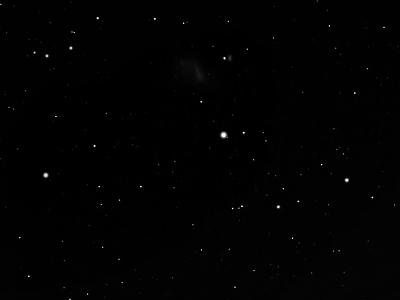
#> input picture conv-net_initial-results/raw_train/dataset/train/0/0.jpg, 400 x 300 px
$ python data_preprocessing.py
#> lines starting #> are read from the running program, lines starting #| are printed output that depends on the picture; after the words box and inside, x2 and y2 are one past the last pixel; in counts of white or black regions, pixels touching at a corner belong together
#Importing the necessary libraries
import cv2
import numpy as np
import os
import matplotlib.pyplot as plt
import imutils

def displayImg(img,cmap=None):
    fig = plt.figure(figsize=(12,10))
    ax = fig.add_subplot(111)
    ax.imshow(img,cmap)
    plt.show()


#Putting the image into a list
images = []
for index in range(8):
    path = 'dataset/train/'+str(index)+'/'
    img = cv2.imread(path+'0.jpg')
#> img is the input picture: shape (300, 400, 3); min 0, max 255, mean 1.8
    img = cv2.cvtColor(img,cv2.COLOR_BGR2GRAY)
#> img: shape (300, 400)
    images.append(img)
    displayImg(img,cmap='gray')
#> pass 2 of the loop `for index in range(8):`:
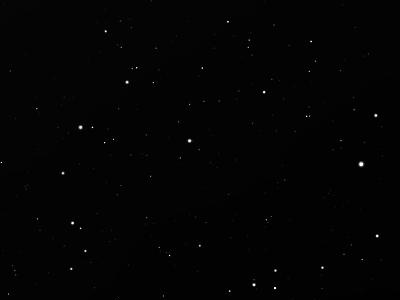
#> input picture conv-net_initial-results/raw_train/dataset/train/1/0.jpg, 400 x 300 px
#> img is the input picture: shape (300, 400, 3); min 0, max 255, mean 3.3
#> img: shape (300, 400)
#> pass 3 of the loop `for index in range(8):`:
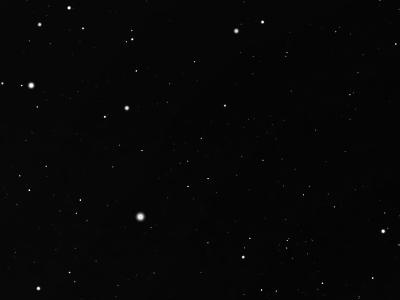
#> input picture conv-net_initial-results/raw_train/dataset/train/2/0.jpg, 400 x 300 px
#> img is the input picture: shape (300, 400, 3); min 0, max 255, mean 6.5
#> img: shape (300, 400)
#> the loop made 8 passes; the first 3 are shown

#Rotation variance
for index,image in enumerate(images):
    count=0
    path = 'dataset/train/'+str(index)+'/'
    for angle in np.arange(0,360,3):
        count+=1
        rotated = imutils.rotate_bound(image,angle)
        cv2.imwrite(path+str(count)+'.jpg',rotated)
#> this loop made 8 passes
#> pass 1, `cv2.imwrite(path+str(count)+'.jpg',rotated)`:
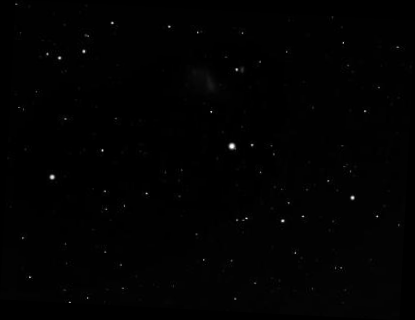
#> saved as 2.jpg: shape (320, 415); min 0, max 252, mean 1.6
#> pass 1, `cv2.imwrite(path+str(count)+'.jpg',rotated)`:
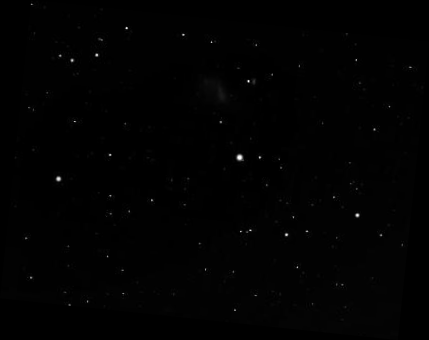
#> saved as 3.jpg: shape (340, 429); min 0, max 255, mean 1.4
#> pass 1, `cv2.imwrite(path+str(count)+'.jpg',rotated)`:
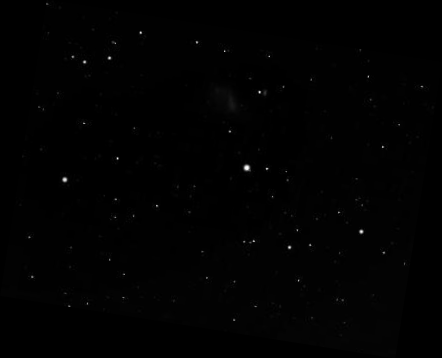
#> saved as 4.jpg: shape (358, 442); min 0, max 255, mean 1.3
#> pass 1, `cv2.imwrite(path+str(count)+'.jpg',rotated)`:
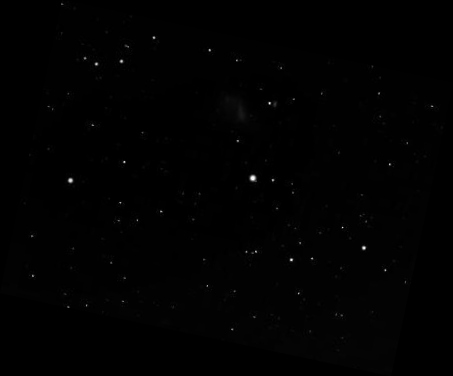
#> saved as 5.jpg: shape (376, 453); min 0, max 253, mean 1.2

path = 'dataset/train/'
#Noise variance
for folder in os.listdir(path):
    count=120
    for filename in os.listdir(path+folder+'/'):
        img = cv2.imread(path+folder+'/'+filename)
        img_gray = cv2.cvtColor(img,cv2.COLOR_BGR2GRAY)
        row,col = img_gray.shape
#> row = 300; col = 400
        for max_noise_step in range(1,4):
            max_noise = 50*max_noise_step
            noise = np.random.randint(0,max_noise,size=(row,col)).astype('uint8')
            for addweighted_step in range(0,5):
                count+=1
                minus_weighted = addweighted_step*0.1
                dst = cv2.addWeighted(img_gray,0.9-minus_weighted,noise,0.1+minus_weighted,0)
                cv2.imwrite(path+folder+'/'+str(count)+'.jpg',dst)
#> pass 2 of the loop `for folder in os.listdir(path):`:
#> pass 3 of the loop `for folder in os.listdir(path):`:
#> the loop made 5 passes; the first 3 are shown

#Threshold variation
for folder in os.listdir(path):
    count=1935
#> count = 1935
    for i in range(121):
        img = cv2.imread(path+folder+'/'+str(i)+'.jpg')
        gray_img = cv2.cvtColor(img,cv2.COLOR_BGR2GRAY)
        for i in range(5):
            thresh_value = i*20
            ret1, th1 = cv2.threshold(gray_img,100+thresh_value,255,cv2.THRESH_BINARY)
            count+=1
            cv2.imwrite(path+folder+'/'+str(count)+'.jpg',th1)
            ret2, th2 = cv2.threshold(gray_img,100+thresh_value,255,cv2.THRESH_OTSU)
            count+=1
            cv2.imwrite(path+folder+'/'+str(count)+'.jpg',th2)
#> this loop made 5 passes
#> pass 1, `ret1, th1 = cv2.threshold(gray_img,100+thresh_value,255,cv2.THRESH_BIN..`:
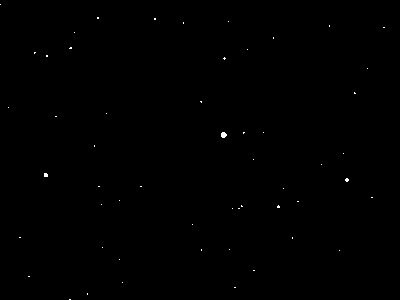
#> th1: shape (300, 400); 0.13% white in thin lines or dots
#> pass 2 of the loop `for folder in os.listdir(path):`:
#> the loop `for i in range(5):` made 5 passes
#> pass 1, `ret1, th1 = cv2.threshold(gray_img,100+thresh_value,255,cv2.THRESH_BIN..`:
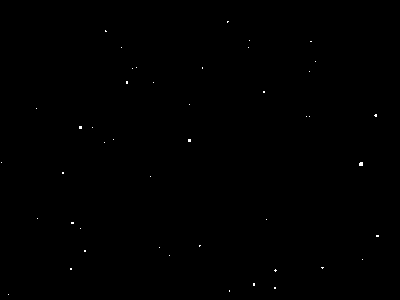
#> th1: shape (300, 400); 0.11% white in thin lines or dots, all inside (x1, y1, x2, y2) = (1, 21, 379, 295)
#> pass 3 of the loop `for folder in os.listdir(path):`:
#> the loop `for i in range(5):` made 5 passes
#> pass 1, `ret1, th1 = cv2.threshold(gray_img,100+thresh_value,255,cv2.THRESH_BIN..`:
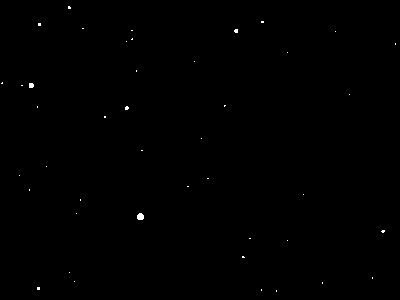
#> th1: shape (300, 400); 0.16% white in thin lines or dots
#> the loop made 5 passes; the first 3 are shown

#Filter variation (Blur and sharpen)
for folder in os.listdir(path):
    count=3145
#> count = 3145
    for i in range(121):
        img = cv2.imread(path+folder+'/'+str(i)+'.jpg')
        gray_img = cv2.cvtColor(img,cv2.COLOR_BGR2GRAY)
        for i in range(2,10,2):
            ksize=(i,i)
            blurredimg = cv2.blur(gray_img,ksize)
            count+=1
            cv2.imwrite(path+folder+'/'+str(count)+'.jpg',blurredimg)
        for i in range(9,12,1):
            kernel = np.array([[-1,-1,-1], [-1,i,-1], [-1,-1,-1]])
            sharpen = cv2.filter2D(gray_img,-1,kernel)
            count+=1
            cv2.imwrite(path+folder+'/'+str(count)+'.jpg',sharpen)
#> this loop made 3 passes
#> pass 2, `sharpen = cv2.filter2D(gray_img,-1,kernel)`:
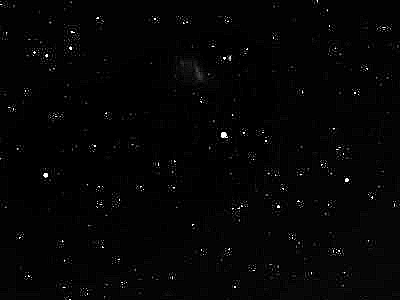
#> sharpen: shape (300, 400); min 0, max 255, mean 4.4
#> pass 2 of the loop `for folder in os.listdir(path):`:
#> the loop `for i in range(9,12,1):` made 3 passes
#> pass 2, `sharpen = cv2.filter2D(gray_img,-1,kernel)`:
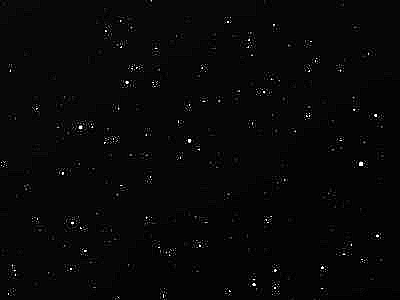
#> sharpen: shape (300, 400); min 0, max 255, mean 7.3
#> pass 3 of the loop `for folder in os.listdir(path):`:
#> the loop made 5 passes; the first 3 are shown
